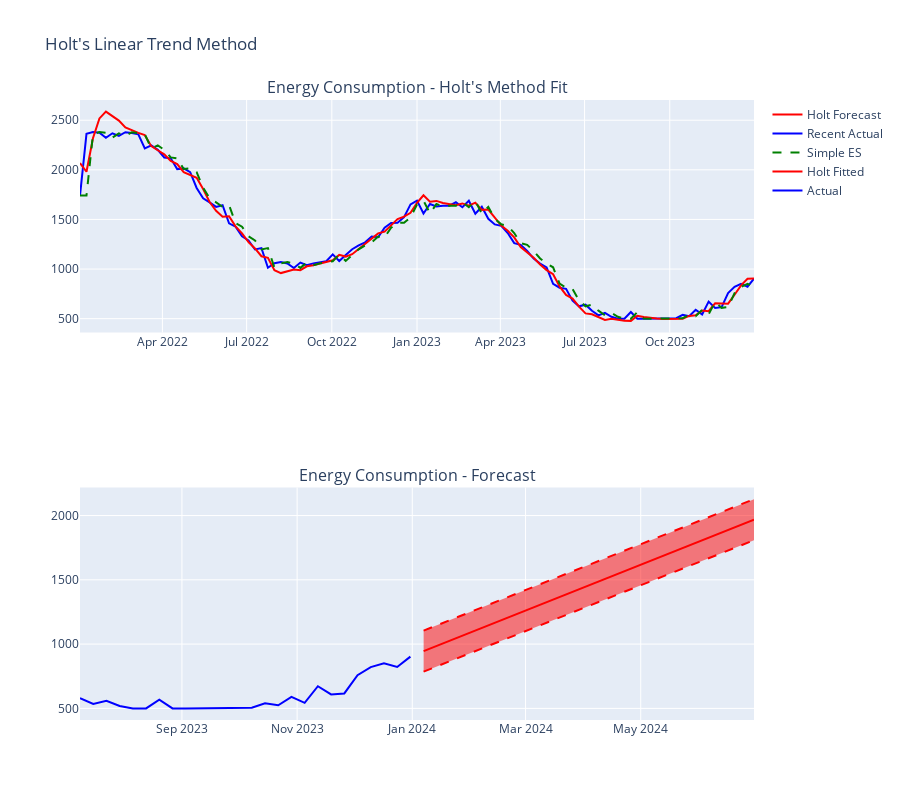

The cell this chart's notebook holds for it:
### Code cell
# 2. DOUBLE EXPONENTIAL SMOOTHING (HOLT'S METHOD)
print(" 2. DOUBLE EXPONENTIAL SMOOTHING (HOLT)")
print("=" * 40)

# Apply Holt's method to energy consumption (has trend)
# Use weekly aggregation to reduce noise
energy_weekly = energy_df['consumption'].resample('W').mean()

print("Energy Consumption - Holt's Linear Trend Method:")

# Fit Holt's method using statsmodels
holt_model = ExponentialSmoothing(
 energy_weekly,
 trend='add', # Additive trend
 seasonal=None # No seasonality for now
)
holt_fitted = holt_model.fit(optimized=True)

print(f"• Optimal alpha (level): {holt_fitted.params['smoothing_level']:.3f}")
print(f"• Optimal beta (trend): {holt_fitted.params['smoothing_trend']:.3f}")

# Calculate fit statistics
holt_fitted_values = holt_fitted.fittedvalues
energy_mse = mean_squared_error(energy_weekly, holt_fitted_values)
energy_mae = mean_absolute_error(energy_weekly, holt_fitted_values)

print(f"• MSE: {energy_mse:.0f}")
print(f"• MAE: {energy_mae:.0f}")

# Generate forecasts
holt_forecast_periods = 26 # 26 weeks (6 months)
holt_forecast = holt_fitted.forecast(holt_forecast_periods)

# Calculate confidence intervals manually using residual standard error
residuals = energy_weekly - holt_fitted.fittedvalues
residual_std = np.std(residuals)
z_score = 1.96  # 95% confidence

# Create confidence intervals
holt_forecast_upper = holt_forecast + z_score * residual_std
holt_forecast_lower = holt_forecast - z_score * residual_std

print(f"\nHolt's Method Forecast (next 26 weeks):")
# Calculate trend slope from fitted values
trend_slope = (holt_fitted.fittedvalues.iloc[-1] - holt_fitted.fittedvalues.iloc[-2]) if len(holt_fitted.fittedvalues) > 1 else 0
print(f"• Trend slope: {trend_slope:.2f} MWh/week")
print(f"• 6-month ahead forecast: {holt_forecast.iloc[-1]:.0f} MWh")
print(f"• Forecast range: {holt_forecast.min():.0f} - {holt_forecast.max():.0f} MWh")

# Compare with simple exponential smoothing
energy_simple_smoothed, energy_alpha = simple_exponential_smoothing(energy_weekly)
energy_simple_mse = mean_squared_error(energy_weekly, energy_simple_smoothed)

print(f"\nComparison with Simple ES:")
print(f"• Simple ES MSE: {energy_simple_mse:.0f}")
print(f"• Holt's MSE: {energy_mse:.0f}")
print(f"• Improvement: {(energy_simple_mse - energy_mse)/energy_simple_mse*100:.1f}%")

# Visualize Holt's method
fig_holt = make_subplots(rows=2, cols=1,
 subplot_titles=['Energy Consumption - Holt\'s Method Fit',
 'Energy Consumption - Forecast'])

# Historical fit
fig_holt.add_trace(
 go.Scatter(x=energy_weekly.index, y=energy_weekly,
 mode='lines', name='Actual', line=dict(color='blue')),
 row=1, col=1
)
fig_holt.add_trace(
 go.Scatter(x=energy_weekly.index, y=holt_fitted_values,
 mode='lines', name='Holt Fitted', line=dict(color='red')),
 row=1, col=1
)
fig_holt.add_trace(
 go.Scatter(x=energy_weekly.index, y=energy_simple_smoothed,
 mode='lines', name='Simple ES', line=dict(color='green', dash='dash')),
 row=1, col=1
)

# Forecast
recent_data = energy_weekly.tail(26) # Last 6 months
forecast_dates_energy = pd.date_range(
 energy_weekly.index[-1] + pd.Timedelta(weeks=1),
 periods=holt_forecast_periods, freq='W'
)

fig_holt.add_trace(
 go.Scatter(x=recent_data.index, y=recent_data,
 mode='lines', name='Recent Actual', line=dict(color='blue')),
 row=2, col=1
)
fig_holt.add_trace(
 go.Scatter(x=forecast_dates_energy, y=holt_forecast,
 mode='lines', name='Holt Forecast', line=dict(color='red')),
 row=2, col=1
)

# Add confidence intervals
fig_holt.add_trace(
 go.Scatter(x=forecast_dates_energy, y=holt_forecast_upper,
 mode='lines', line=dict(color='red', dash='dash'),
 showlegend=False, name='Upper CI'),
 row=2, col=1
)
fig_holt.add_trace(
 go.Scatter(x=forecast_dates_energy, y=holt_forecast_lower,
 mode='lines', line=dict(color='red', dash='dash'),
 showlegend=False, name='Lower CI', fill='tonexty'),
 row=2, col=1
)

fig_holt.update_layout(height=800, title="Holt's Linear Trend Method")
fig_holt.show()

# Damped trend version
print(f"\nDamped Trend Analysis:")
holt_damped = ExponentialSmoothing(
 energy_weekly,
 trend='add',
 damped_trend=True
)
holt_damped_fitted = holt_damped.fit(optimized=True)

damped_mse = mean_squared_error(energy_weekly, holt_damped_fitted.fittedvalues)
damped_forecast = holt_damped_fitted.forecast(holt_forecast_periods)

print(f"• Damped trend parameter: {holt_damped_fitted.params['damping_trend']:.3f}")
print(f"• Damped MSE: {damped_mse:.0f}")
print(f"• Long-term forecast convergence: {damped_forecast.iloc[-1]:.0f} MWh")

if damped_mse < energy_mse:
 print("• Damped trend provides better fit")
else:
 print("• Linear trend preferred over damped")
